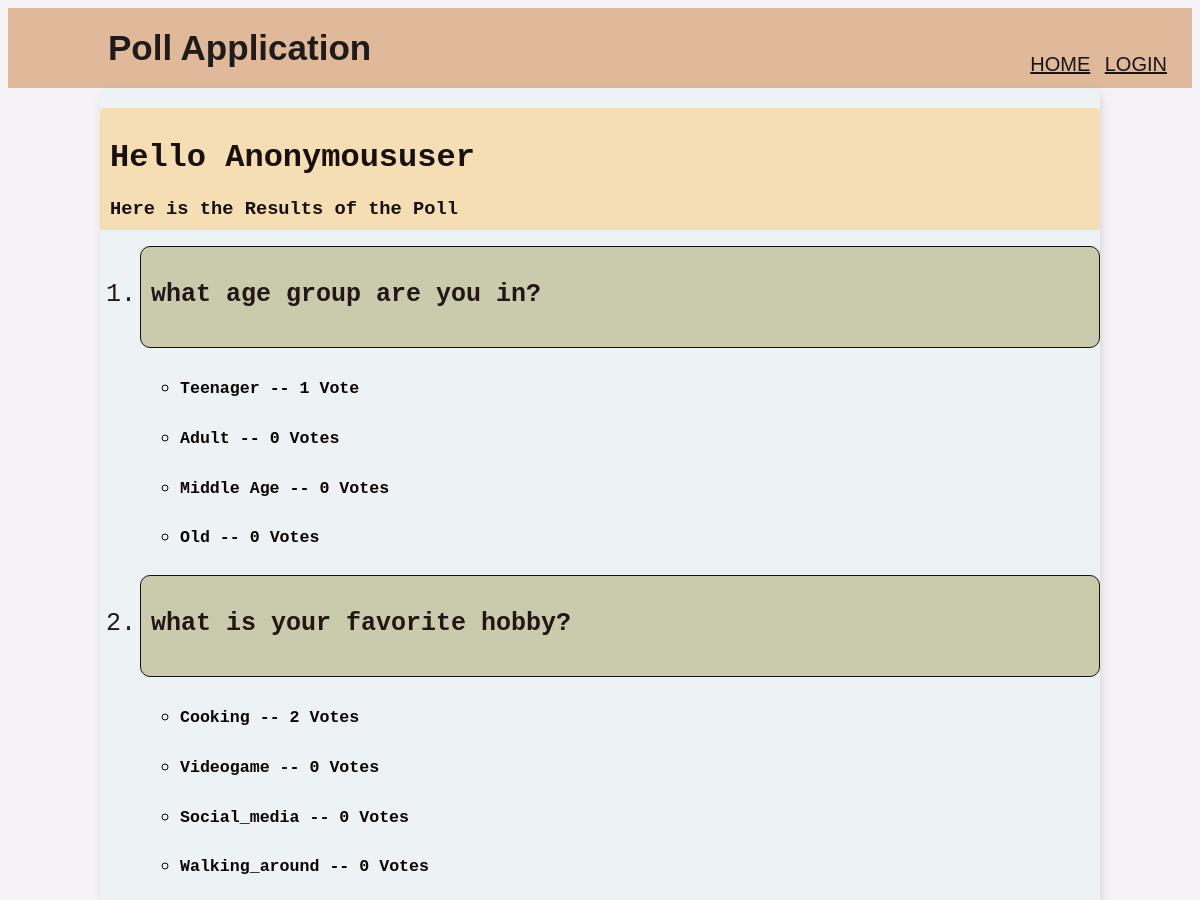
/bonus/ (upper part), run on an earlier commit of the app's database.
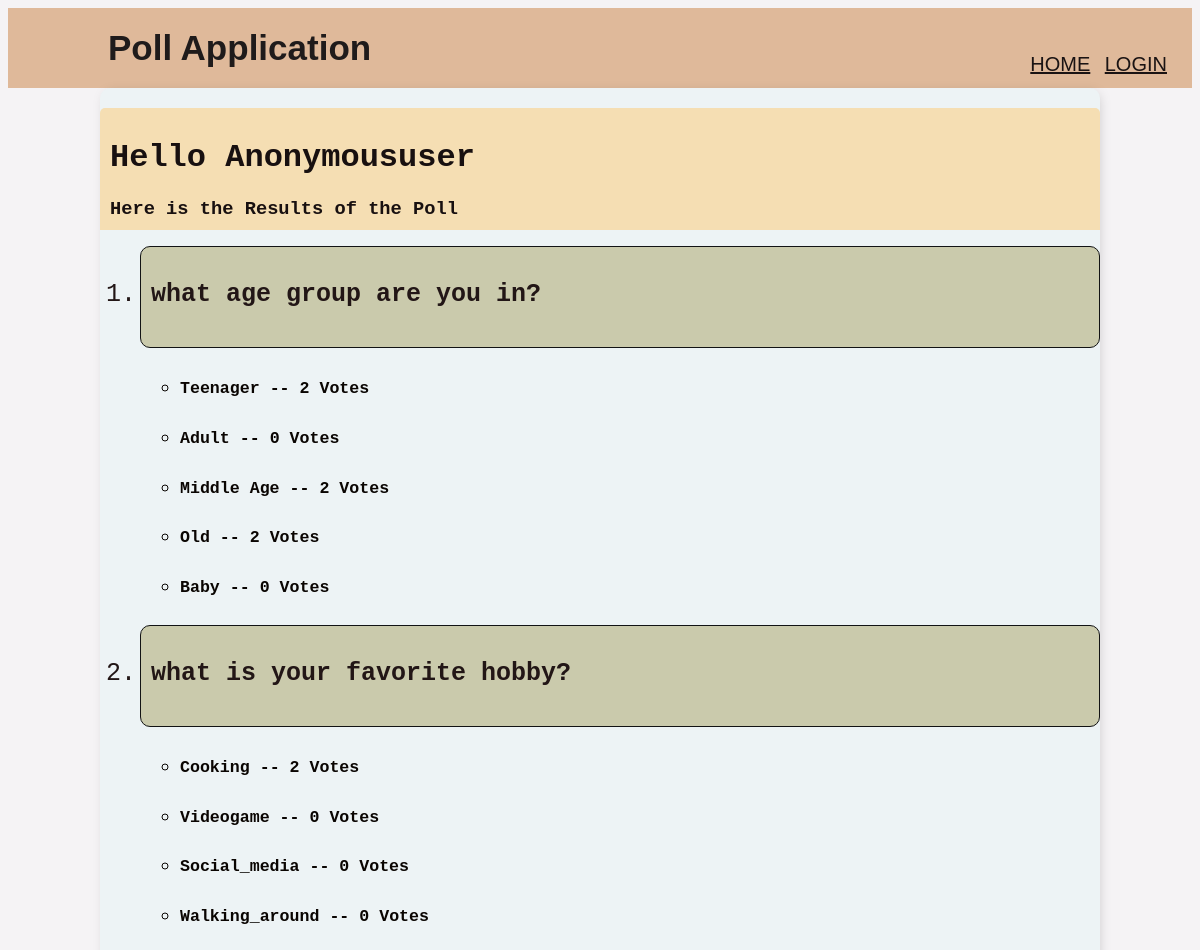
And on a later commit of the database.
### polls/models.py (models this page shows)
class Question(models.Model):
    question_text = models.CharField(max_length=200)
    pub_date = models.DateTimeField(auto_now_add= True)

class Choice(models.Model):
    question = models.ForeignKey(Question, on_delete=models.CASCADE, null=True, blank=True)
    choice_text = models.CharField(max_length=200)
    votes = models.IntegerField(default=0)

### polls/views.py (the view)
# urls.py: path('bonus/', views.BonusView.as_view(), name='bonus'),
class BonusView(generic.ListView):
    template_name = 'polls/bonus.html'
    context_object_name = 'question_list'
    def get_queryset(self):
        return Question.objects.order_by('-pub_date')

### polls/templates/polls/bonus.html
{% extends 'polls/base.html' %} {% block content %}
<div class="header-bar">
    <div>
        <h1>Hello {{request.user|title}}</h1>
        <h3 style="margin:0">Here is the Results of the Poll </h3>
    </div>
</div>
{% if question_list %}
    <ol>
    {% for question in question_list %}
        <div id = "quest">
            <li> <h4> {{ question.question_text }} </h4></li>
        </div>
            <ul>
                {% for choice in question.choice_set.all %}
                <div id = "answers">
                    <li> <h5 >{{ choice.choice_text }} -- {{ choice.votes }} vote{{ choice.votes|pluralize }}</h5> </li>
                </div>
                {% endfor %}
            </ul>
    {% endfor %}
    </ol>
{% else %}
    <p>No polls are available.</p>
{% endif %}
{% endblock content %}

What changed in the data, as far as the page shows it:
changed Choice "Teenager": votes "1" → "2"
changed Choice "Middle Age": votes "0" → "2"
changed Choice "Old": votes "0" → "2"
added Choice: choice_text "Baby", votes "0", shown under Question "what age group are you in?"
